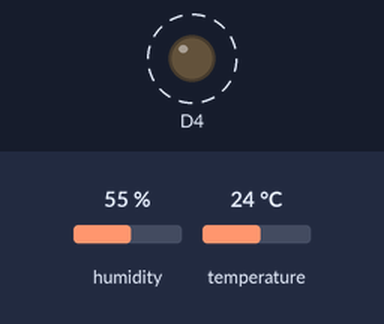
Recording of a sketch running on a simulated ESP8266 (NodeMCU). Parts: output pins drawn as LEDs (lit = HIGH). Dashed ring = blinking. The inputs (shaded band) are chosen by the test bench; at power-on: humidity 55 %, temperature 24 °C. What the sketch prints to the serial monitor is not drawn.

Above: at 0.5 s.
Timing chart, 0 to 4.6 s (numbered marks = the images above):
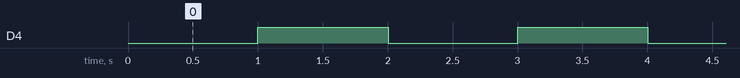

The sketch:

TemperatureRead.ino
```cpp
#include <Wire.h>
#include <Adafruit_Sensor.h>
#include <Adafruit_BME280.h>

Adafruit_BME280 sensor;
bool status; // Vai servir para informar se o sensor está funcionando corretamente
void setup() {
 Serial.begin(9600);
 Serial.println(F("OK"));
 pinMode(D4,OUTPUT);
 digitalWrite(D4,LOW);
 status = sensor.begin(); // Inicializar a comunicação entre o microcontrolador e o sensor de temperatura/umidade

 if (status == false) {
  Serial.println ("Erro ao ler sensor");
  return;
 }
 else{
  Serial.println ("Sensor OK");
 }

}

void loop() {
  if (status==false){
    delay(1000);
    return;
  }
  else {
    delay(1000);
    digitalWrite(D4,HIGH);
    float temperatura,umidade;
    temperatura = sensor.readTemperature();
    umidade = sensor.readHumidity();
    Serial.print("Temperatura: ");
    Serial.println(temperatura);
    Serial.print("Umidade: ");
    Serial.println(umidade);
    delay(1000);
    digitalWrite(D4,LOW);
  }

}
```

Measured:
- by itself, D4: alternates HIGH for 1.0 s and LOW for 1.0 s
